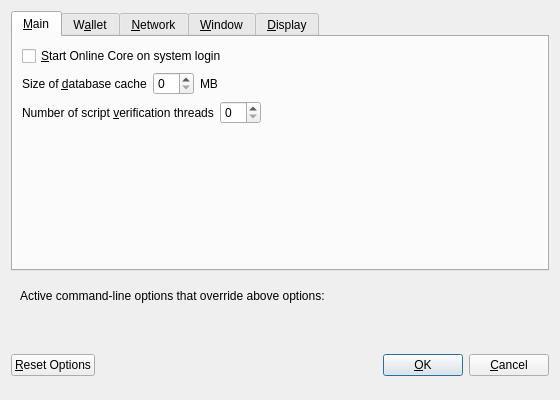
<?xml version="1.0" encoding="UTF-8"?>
<ui version="4.0">
 <class>OptionsDialog</class>
 <widget class="QDialog" name="OptionsDialog">
  <property name="geometry">
   <rect>
    <x>0</x>
    <y>0</y>
    <width>560</width>
    <height>400</height>
   </rect>
  </property>
  <property name="windowTitle">
   <string>Options</string>
  </property>
  <property name="modal">
   <bool>true</bool>
  </property>
  <layout class="QVBoxLayout" name="verticalLayout">
   <item>
    <widget class="QTabWidget" name="tabWidget">
     <property name="currentIndex">
      <number>0</number>
     </property>
     <widget class="QWidget" name="tabMain">
      <attribute name="title">
       <string>&amp;Main</string>
      </attribute>
      <layout class="QVBoxLayout" name="verticalLayout_Main">
       <item>
        <widget class="QCheckBox" name="onlineAtStartup">
         <property name="toolTip">
          <string>Automatically start Online Core after logging in to the system.</string>
         </property>
         <property name="text">
          <string>&amp;Start Online Core on system login</string>
         </property>
        </widget>
       </item>
       <item>
        <layout class="QHBoxLayout" name="horizontalLayout_2_Main">
         <item>
          <widget class="QLabel" name="databaseCacheLabel">
           <property name="text">
            <string>Size of &amp;database cache</string>
           </property>
           <property name="textFormat">
            <enum>Qt::PlainText</enum>
           </property>
           <property name="buddy">
            <cstring>databaseCache</cstring>
           </property>
          </widget>
         </item>
         <item>
          <widget class="QSpinBox" name="databaseCache"/>
         </item>
         <item>
          <widget class="QLabel" name="databaseCacheUnitLabel">
           <property name="text">
            <string>MB</string>
           </property>
           <property name="textFormat">
            <enum>Qt::PlainText</enum>
           </property>
          </widget>
         </item>
         <item>
          <spacer name="horizontalSpacer_2_Main">
           <property name="orientation">
            <enum>Qt::Horizontal</enum>
           </property>
           <property name="sizeHint" stdset="0">
            <size>
             <width>40</width>
             <height>20</height>
            </size>
           </property>
          </spacer>
         </item>
        </layout>
       </item>
       <item>
        <layout class="QHBoxLayout" name="horizontalLayout_3_Main">
         <item>
          <widget class="QLabel" name="threadsScriptVerifLabel">
           <property name="text">
            <string>Number of script &amp;verification threads</string>
           </property>
           <property name="textFormat">
            <enum>Qt::PlainText</enum>
           </property>
           <property name="buddy">
            <cstring>threadsScriptVerif</cstring>
           </property>
          </widget>
         </item>
         <item>
          <widget class="QSpinBox" name="threadsScriptVerif">
           <property name="toolTip">
            <string>(0 = auto, &lt;0 = leave that many cores free)</string>
           </property>
          </widget>
         </item>
         <item>
          <spacer name="horizontalSpacer_3_Main">
           <property name="orientation">
            <enum>Qt::Horizontal</enum>
           </property>
           <property name="sizeHint" stdset="0">
            <size>
             <width>40</width>
             <height>20</height>
            </size>
           </property>
          </spacer>
         </item>
        </layout>
       </item>
       <item>
        <spacer name="verticalSpacer_Main">
         <property name="orientation">
          <enum>Qt::Vertical</enum>
         </property>
         <property name="sizeHint" stdset="0">
          <size>
           <width>20</width>
           <height>40</height>
          </size>
         </property>
        </spacer>
       </item>
      </layout>
     </widget>
     <widget class="QWidget" name="tabWallet">
      <attribute name="title">
       <string>W&amp;allet</string>
      </attribute>
      <layout class="QVBoxLayout" name="verticalLayout_Wallet">
       <item>
        <widget class="QGroupBox" name="groupBox">
         <property name="title">
          <string>Expert</string>
         </property>
         <layout class="QVBoxLayout" name="verticalLayout_2">
          <item>
           <widget class="QCheckBox" name="coinControlFeatures">
            <property name="toolTip">
             <string>Whether to show coin control features or not.</string>
            </property>
            <property name="text">
             <string>Enable coin &amp;control features</string>
            </property>
           </widget>
          </item>
          <item>
           <widget class="QCheckBox" name="spendZeroConfChange">
            <property name="toolTip">
             <string>If you disable the spending of unconfirmed change, the change from a transaction cannot be used until that transaction has at least one confirmation. This also affects how your balance is computed.</string>
            </property>
            <property name="text">
             <string>&amp;Spend unconfirmed change</string>
            </property>
           </widget>
          </item>
         </layout>
        </widget>
       </item>
       <item>
        <spacer name="verticalSpacer_Wallet">
         <property name="orientation">
          <enum>Qt::Vertical</enum>
         </property>
         <property name="sizeHint" stdset="0">
          <size>
           <width>20</width>
           <height>40</height>
          </size>
         </property>
        </spacer>
       </item>
      </layout>
     </widget>
     <widget class="QWidget" name="tabNetwork">
      <attribute name="title">
       <string>&amp;Network</string>
      </attribute>
      <layout class="QVBoxLayout" name="verticalLayout_Network">
       <item>
        <widget class="QCheckBox" name="mapPortUpnp">
         <property name="toolTip">
          <string>Automatically open the Online client port on the router. This only works when your router supports UPnP and it is enabled.</string>
         </property>
         <property name="text">
          <string>Map port using &amp;UPnP</string>
         </property>
        </widget>
       </item>
       <item>
        <widget class="QCheckBox" name="allowIncoming">
         <property name="toolTip">
          <string>Accept connections from outside</string>
         </property>
         <property name="text">
          <string>Allow incoming connections</string>
         </property>
        </widget>
       </item>
       <item>
        <widget class="QCheckBox" name="connectSocks">
         <property name="toolTip">
          <string>Connect to the Online network through a SOCKS5 proxy.</string>
         </property>
         <property name="text">
          <string>&amp;Connect through SOCKS5 proxy (default proxy):</string>
         </property>
        </widget>
       </item>
       <item>
        <layout class="QHBoxLayout" name="horizontalLayout_1_Network">
         <item>
          <widget class="QLabel" name="proxyIpLabel">
           <property name="text">
            <string>Proxy &amp;IP:</string>
           </property>
           <property name="textFormat">
            <enum>Qt::PlainText</enum>
           </property>
           <property name="buddy">
            <cstring>proxyIp</cstring>
           </property>
          </widget>
         </item>
         <item>
          <widget class="QValidatedLineEdit" name="proxyIp">
           <property name="minimumSize">
            <size>
             <width>140</width>
             <height>0</height>
            </size>
           </property>
           <property name="maximumSize">
            <size>
             <width>140</width>
             <height>16777215</height>
            </size>
           </property>
           <property name="toolTip">
            <string>IP address of the proxy (e.g. IPv4: 127.0.0.1 / IPv6: ::1)</string>
           </property>
          </widget>
         </item>
         <item>
          <widget class="QLabel" name="proxyPortLabel">
           <property name="text">
            <string>&amp;Port:</string>
           </property>
           <property name="textFormat">
            <enum>Qt::PlainText</enum>
           </property>
           <property name="buddy">
            <cstring>proxyPort</cstring>
           </property>
          </widget>
         </item>
         <item>
          <widget class="QLineEdit" name="proxyPort">
           <property name="minimumSize">
            <size>
             <width>55</width>
             <height>0</height>
            </size>
           </property>
           <property name="maximumSize">
            <size>
             <width>55</width>
             <height>16777215</height>
            </size>
           </property>
           <property name="toolTip">
            <string>Port of the proxy (e.g. 9050)</string>
           </property>
          </widget>
         </item>
         <item>
          <spacer name="horizontalSpacer_1_Network">
           <property name="orientation">
            <enum>Qt::Horizontal</enum>
           </property>
           <property name="sizeHint" stdset="0">
            <size>
             <width>40</width>
             <height>20</height>
            </size>
           </property>
          </spacer>
         </item>
        </layout>
       </item>
       <item>
        <spacer name="verticalSpacer_Network">
         <property name="orientation">
          <enum>Qt::Vertical</enum>
         </property>
         <property name="sizeHint" stdset="0">
          <size>
           <width>20</width>
           <height>40</height>
          </size>
         </property>
        </spacer>
       </item>
      </layout>
     </widget>
     <widget class="QWidget" name="tabWindow">
      <attribute name="title">
       <string>&amp;Window</string>
      </attribute>
      <layout class="QVBoxLayout" name="verticalLayout_Window">
       <item>
        <widget class="QCheckBox" name="minimizeToTray">
         <property name="toolTip">
          <string>Show only a tray icon after minimizing the window.</string>
         </property>
         <property name="text">
          <string>&amp;Minimize to the tray instead of the taskbar</string>
         </property>
        </widget>
       </item>
       <item>
        <widget class="QCheckBox" name="minimizeOnClose">
         <property name="toolTip">
          <string>Minimize instead of exit the application when the window is closed. When this option is enabled, the application will be closed only after selecting Exit in the menu.</string>
         </property>
         <property name="text">
          <string>M&amp;inimize on close</string>
         </property>
        </widget>
       </item>
       <item>
        <spacer name="verticalSpacer_Window">
         <property name="orientation">
          <enum>Qt::Vertical</enum>
         </property>
         <property name="sizeHint" stdset="0">
          <size>
           <width>20</width>
           <height>40</height>
          </size>
         </property>
        </spacer>
       </item>
      </layout>
     </widget>
     <widget class="QWidget" name="tabDisplay">
      <attribute name="title">
       <string>&amp;Display</string>
      </attribute>
      <layout class="QVBoxLayout" name="verticalLayout_Display">
       <item>
        <layout class="QHBoxLayout" name="horizontalLayout_1_Display">
         <item>
          <widget class="QLabel" name="langLabel">
           <property name="text">
            <string>User Interface &amp;language:</string>
           </property>
           <property name="textFormat">
            <enum>Qt::PlainText</enum>
           </property>
           <property name="buddy">
            <cstring>lang</cstring>
           </property>
          </widget>
         </item>
         <item>
          <widget class="QValueComboBox" name="lang">
           <property name="toolTip">
            <string>The user interface language can be set here. This setting will take effect after restarting Online Core.</string>
           </property>
          </widget>
         </item>
        </layout>
       </item>
       <item>
        <layout class="QHBoxLayout" name="horizontalLayout_2_Display">
         <item>
          <widget class="QLabel" name="unitLabel">
           <property name="text">
            <string>&amp;Unit to show amounts in:</string>
           </property>
           <property name="textFormat">
            <enum>Qt::PlainText</enum>
           </property>
           <property name="buddy">
            <cstring>unit</cstring>
           </property>
          </widget>
         </item>
         <item>
          <widget class="QValueComboBox" name="unit">
           <property name="toolTip">
            <string>Choose the default subdivision unit to show in the interface and when sending coins.</string>
           </property>
          </widget>
         </item>
        </layout>
       </item>
       <item>
        <layout class="QHBoxLayout" name="horizontalLayout_3_Display">
         <item>
          <widget class="QLabel" name="thirdPartyTxUrlsLabel">
           <property name="toolTip">
            <string>Third party URLs (e.g. a block explorer) that appear in the transactions tab as context menu items. %s in the URL is replaced by transaction hash. Multiple URLs are separated by vertical bar |.</string>
           </property>
           <property name="text">
            <string>Third party transaction URLs</string>
           </property>
           <property name="buddy">
            <cstring>thirdPartyTxUrls</cstring>
           </property>
          </widget>
         </item>
         <item>
          <widget class="QLineEdit" name="thirdPartyTxUrls">
           <property name="toolTip">
            <string>Third party URLs (e.g. a block explorer) that appear in the transactions tab as context menu items. %s in the URL is replaced by transaction hash. Multiple URLs are separated by vertical bar |.</string>
           </property>
          </widget>
         </item>
        </layout>
       </item>
       <item>
        <spacer name="verticalSpacer_Display">
         <property name="orientation">
          <enum>Qt::Vertical</enum>
         </property>
         <property name="sizeHint" stdset="0">
          <size>
           <width>20</width>
           <height>40</height>
          </size>
         </property>
        </spacer>
       </item>
      </layout>
     </widget>
    </widget>
   </item>
   <item>
    <widget class="QFrame" name="frame">
     <layout class="QVBoxLayout" name="verticalLayout_Bottom">
      <item>
       <layout class="QHBoxLayout" name="horizontalLayout_Bottom">
        <item>
         <widget class="QLabel" name="overriddenByCommandLineInfoLabel">
          <property name="text">
           <string>Active command-line options that override above options:</string>
          </property>
          <property name="textFormat">
           <enum>Qt::PlainText</enum>
          </property>
         </widget>
        </item>
        <item>
         <spacer name="horizontalSpacer_Bottom">
          <property name="orientation">
           <enum>Qt::Horizontal</enum>
          </property>
          <property name="sizeHint" stdset="0">
           <size>
            <width>40</width>
            <height>20</height>
           </size>
          </property>
         </spacer>
        </item>
       </layout>
      </item>
      <item>
       <widget class="QLabel" name="overriddenByCommandLineLabel">
        <property name="text">
         <string/>
        </property>
        <property name="textFormat">
         <enum>Qt::PlainText</enum>
        </property>
        <property name="wordWrap">
         <bool>true</bool>
        </property>
       </widget>
      </item>
     </layout>
    </widget>
   </item>
   <item>
    <layout class="QHBoxLayout" name="horizontalLayout_Buttons">
     <item>
      <widget class="QPushButton" name="resetButton">
       <property name="toolTip">
        <string>Reset all client options to default.</string>
       </property>
       <property name="text">
        <string>&amp;Reset Options</string>
       </property>
       <property name="autoDefault">
        <bool>false</bool>
       </property>
      </widget>
     </item>
     <item>
      <spacer name="horizontalSpacer_1">
       <property name="orientation">
        <enum>Qt::Horizontal</enum>
       </property>
       <property name="sizeHint" stdset="0">
        <size>
         <width>40</width>
         <height>48</height>
        </size>
       </property>
      </spacer>
     </item>
     <item>
      <widget class="QLabel" name="statusLabel">
       <property name="minimumSize">
        <size>
         <width>200</width>
         <height>0</height>
        </size>
       </property>
       <property name="font">
        <font>
         <weight>75</weight>
         <bold>true</bold>
        </font>
       </property>
       <property name="text">
        <string/>
       </property>
       <property name="textFormat">
        <enum>Qt::PlainText</enum>
       </property>
       <property name="wordWrap">
        <bool>true</bool>
       </property>
      </widget>
     </item>
     <item>
      <spacer name="horizontalSpacer_2">
       <property name="orientation">
        <enum>Qt::Horizontal</enum>
       </property>
       <property name="sizeHint" stdset="0">
        <size>
         <width>40</width>
         <height>48</height>
        </size>
       </property>
      </spacer>
     </item>
     <item>
      <widget class="QPushButton" name="okButton">
       <property name="text">
        <string>&amp;OK</string>
       </property>
       <property name="autoDefault">
        <bool>false</bool>
       </property>
       <property name="default">
        <bool>true</bool>
       </property>
      </widget>
     </item>
     <item>
      <widget class="QPushButton" name="cancelButton">
       <property name="text">
        <string>&amp;Cancel</string>
       </property>
       <property name="autoDefault">
        <bool>false</bool>
       </property>
      </widget>
     </item>
    </layout>
   </item>
  </layout>
 </widget>
 <customwidgets>
  <customwidget>
   <class>QValidatedLineEdit</class>
   <extends>QLineEdit</extends>
   <header>qvalidatedlineedit.h</header>
  </customwidget>
  <customwidget>
   <class>QValueComboBox</class>
   <extends>QComboBox</extends>
   <header>qvaluecombobox.h</header>
  </customwidget>
 </customwidgets>
 <resources/>
 <connections/>
</ui>
